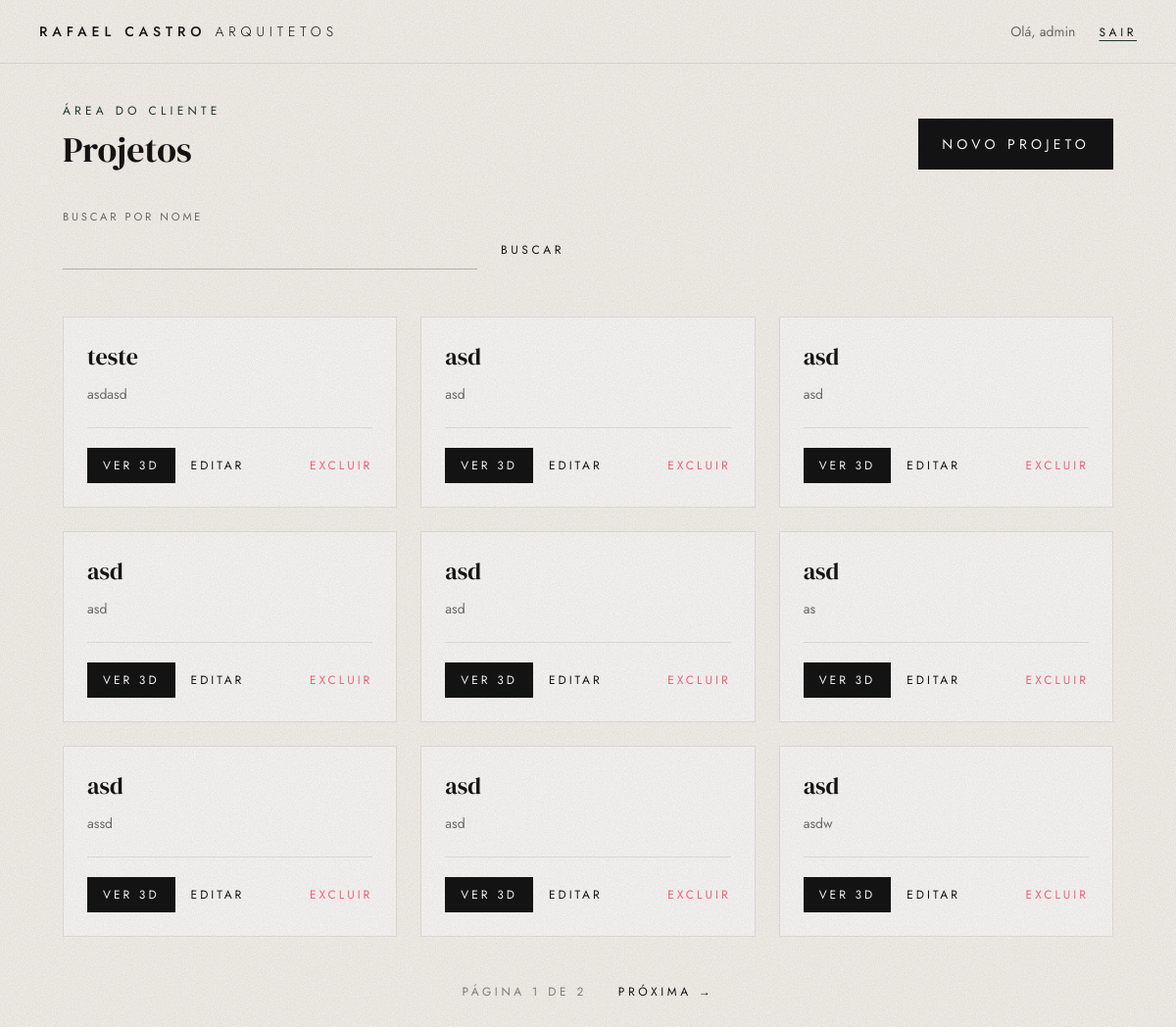
Page /projects3d/list/ (signed in) on the earlier database version.
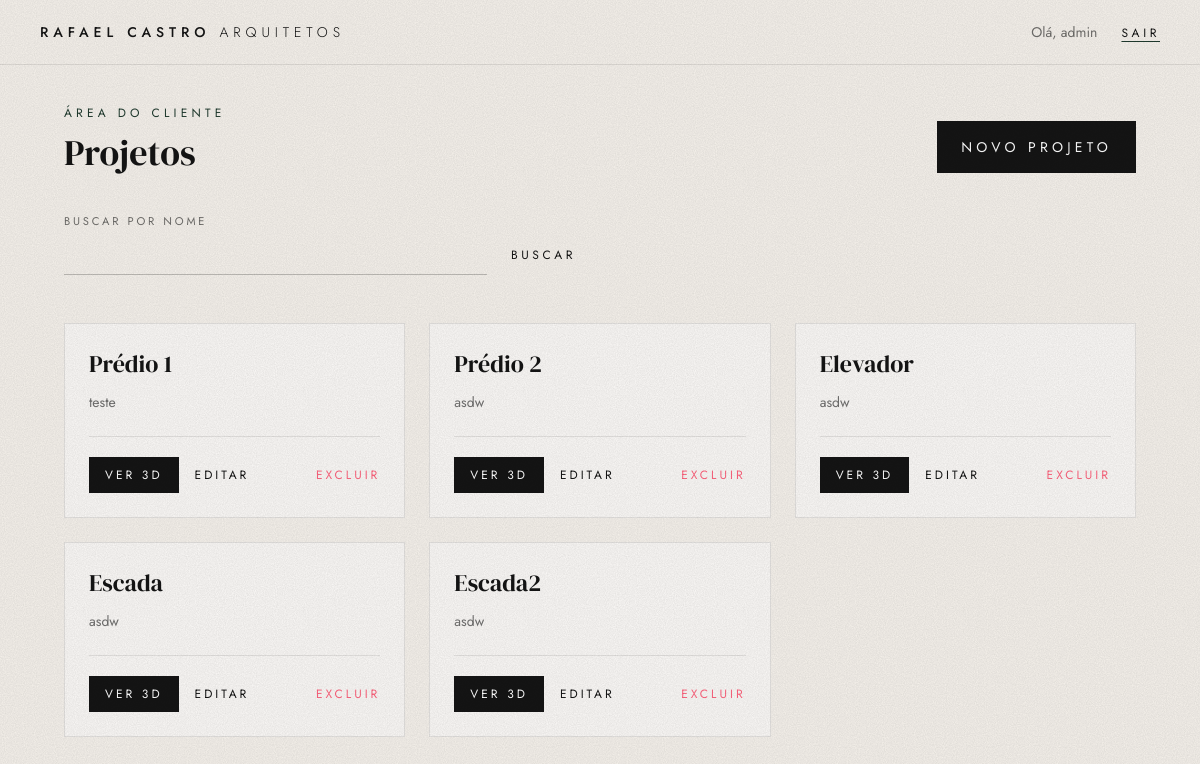
Same page on the later database version.
### projects3d/models.py (models this page shows, shortened)
class Project(models.Model):
    name = models.CharField(max_length=100)
    description = models.TextField(blank=True)
    model_file = models.FileField(upload_to='projects3d/models/', blank=True)

### projects3d/views.py (the view)
# urls.py: path('list/', ProjectListView.as_view(), name='project-list'),
class ProjectListView(LoginRequiredMixin,ListView):
    model = Project
    template_name = 'projects3d/project_list.html'
    context_object_name = 'projects'
    paginate_by = 9
    def get_queryset(self):
        queryset = super().get_queryset()
        search_query = self.request.GET.get('search', None)
        if search_query:
            queryset = queryset.filter(name__icontains=search_query)
        return queryset

### projects3d/templates/projects3d/project_list.html (shortened to what this page needs)
{% extends "base_1.html" %}
{% block content %}
{% include "partials/_nav_bar.html" %}
<main class="max-w-6xl mx-auto p-6 sm:p-10">
  <div class="flex flex-wrap items-end justify-between gap-6 mb-10">
    <div>
      <p class="sobretitulo">Área do cliente</p>
      <h1 class="font-serifa text-4xl mt-3">Projetos</h1>
    </div>
    <a href="{% url 'projects3d:project-create' %}" class="botao">Novo projeto</a>
  </div>
  <form method="get" class="flex items-end gap-6 mb-12 max-w-lg">
    <div class="flex-1">
      <label for="busca" class="rotulo">Buscar por nome</label>
      <input type="text" id="busca" name="search" value="{{ request.GET.search|default:'' }}" class="campo">
    </div>
    <button type="submit" class="text-xs tracking-[0.3em] uppercase pb-3 cursor-pointer hover:text-verde">Buscar</button>
  </form>
  <div class="grid gap-6 sm:grid-cols-2 lg:grid-cols-3">
    {% for project in projects %}
      <article class="flex flex-col bg-white/60 border border-preto/10 p-6 transition-colors hover:border-verde/40">
        <h2 class="font-serifa text-2xl">{{ project.name }}</h2>
        <p class="mt-3 flex-1 text-sm text-preto/60">{{ project.description|default:"Sem descrição."|truncatewords:20 }}</p>
        <div class="flex flex-wrap items-center gap-4 mt-6 pt-5 border-t border-preto/10">
          <a href="{% url 'projects3d:project-detail' project.pk %}" class="botao botao-sm">Ver 3D</a>
          <button type="button" class="text-xs tracking-[0.25em] uppercase cursor-pointer hover:text-verde"
                  hx-get="{% url 'projects3d:project-update' project.pk %}"
                  hx-target="body" hx-swap="beforeend">
            Editar
          </button>
          <button type="button" class="ml-auto text-xs tracking-[0.25em] uppercase text-[var(--color-error)] cursor-pointer hover:underline underline-offset-4"
                  hx-get="{% url 'projects3d:project-delete' project.pk %}"
                  hx-target="body" hx-swap="beforeend">
            Excluir
          </button>
        </div>
      </article>
    {% empty %}
      <p class="text-preto/60">Nenhum projeto encontrado.</p>
    {% endfor %}
  </div>
  {% if is_paginated %}
    <nav class="flex items-center justify-center gap-8 mt-12 text-xs tracking-[0.3em] uppercase">
      <span class="text-preto/50">Página {{ page_obj.number }} de {{ page_obj.paginator.num_pages }}</span>
      {% if page_obj.has_next %}
        <a href="{% querystring page=page_obj.next_page_number %}" class="hover:text-verde">Próxima &rarr;</a>
      {% endif %}
    </nav>
  {% endif %}
</main>
{% endblock %}

### templates/base_1.html (shortened to what this page needs)
<!DOCTYPE html>
<html lang="pt-br" data-theme="lofi" class="bg-areia">
<head>
    <link href="https://cdn.jsdelivr.net/npm/daisyui@5" rel="stylesheet" type="text/css" />
    <script src="https://cdn.jsdelivr.net/npm/@tailwindcss/browser@4"></script>
</head>
<body class="textura min-h-screen font-sans antialiased bg-areia text-preto">
    {% block content %}
    {% endblock %}
</body>
</html>

### templates/partials/_nav_bar.html (shortened to what this page needs)
<nav class="flex items-center justify-between gap-4 px-6 sm:px-10 py-5 border-b border-preto/10">
  <a href="{% url 'projects3d:project-list' %}" class="text-sm font-medium tracking-[0.35em] uppercase">
    Rafael Castro <span class="font-light">Arquitetos</span>
  </a>
  {% if user.is_authenticated %}
    <div class="flex items-center gap-6">
      <span class="hidden sm:inline text-sm text-preto/60">Olá, {{ user.first_name|default:user.username }}</span>
      <form method="post" action="{% url 'accounts:logout' %}">
        <button type="submit" class="text-xs tracking-[0.3em] uppercase underline underline-offset-4 decoration-verde cursor-pointer hover:text-verde">Sair</button>
      </form>
    </div>
  {% endif %}
</nav>

### templates/base_1.html (style rules this page uses)
.textura::before { content: ""; position: fixed; inset: 0; z-index: 40; pointer-events: none; opacity: 0.22; mix-blend-mode: multiply; }

Differences in the rows shown:
removed Project: name "teste", description "asdasd"
removed Project: name "asd", description "asd"
removed Project: name "asd", description "asd"
removed Project: name "asd", description "asd"
removed Project: name "asd", description "asd"
removed Project: name "asd", description "as"
removed Project: name "asd", description "assd"
removed Project: name "asd", description "asd"
removed Project: name "asd", description "asdw"
added Project: name "Prédio 1", description "teste"
added Project: name "Prédio 2", description "asdw"
added Project: name "Elevador", description "asdw"
added Project: name "Escada", description "asdw"
added Project: name "Escada2", description "asdw"
Other differences:
{{ page_obj.number }}: "1" → (not shown)
{{ page_obj.paginator.num_pages }}: "2" → (not shown)
text no longer shown: "PÁGINA DE PRÓXIMA →"
